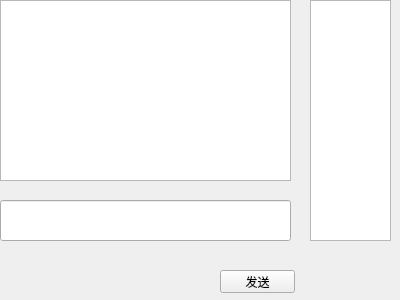
<?xml version="1.0" encoding="UTF-8"?>
<ui version="4.0">
 <class>GroupChat</class>
 <widget class="QWidget" name="GroupChat">
  <property name="geometry">
   <rect>
    <x>0</x>
    <y>0</y>
    <width>400</width>
    <height>300</height>
   </rect>
  </property>
  <property name="windowTitle">
   <string>Form</string>
  </property>
  <widget class="QTextEdit" name="textEdit">
   <property name="geometry">
    <rect>
     <x>0</x>
     <y>0</y>
     <width>291</width>
     <height>181</height>
    </rect>
   </property>
  </widget>
  <widget class="QLineEdit" name="lineEdit">
   <property name="geometry">
    <rect>
     <x>0</x>
     <y>200</y>
     <width>291</width>
     <height>41</height>
    </rect>
   </property>
  </widget>
  <widget class="QPushButton" name="sendButton">
   <property name="geometry">
    <rect>
     <x>220</x>
     <y>270</y>
     <width>75</width>
     <height>23</height>
    </rect>
   </property>
   <property name="text">
    <string>发送</string>
   </property>
  </widget>
  <widget class="QListWidget" name="listWidget">
   <property name="geometry">
    <rect>
     <x>310</x>
     <y>0</y>
     <width>81</width>
     <height>241</height>
    </rect>
   </property>
  </widget>
 </widget>
 <resources/>
 <connections/>
</ui>
